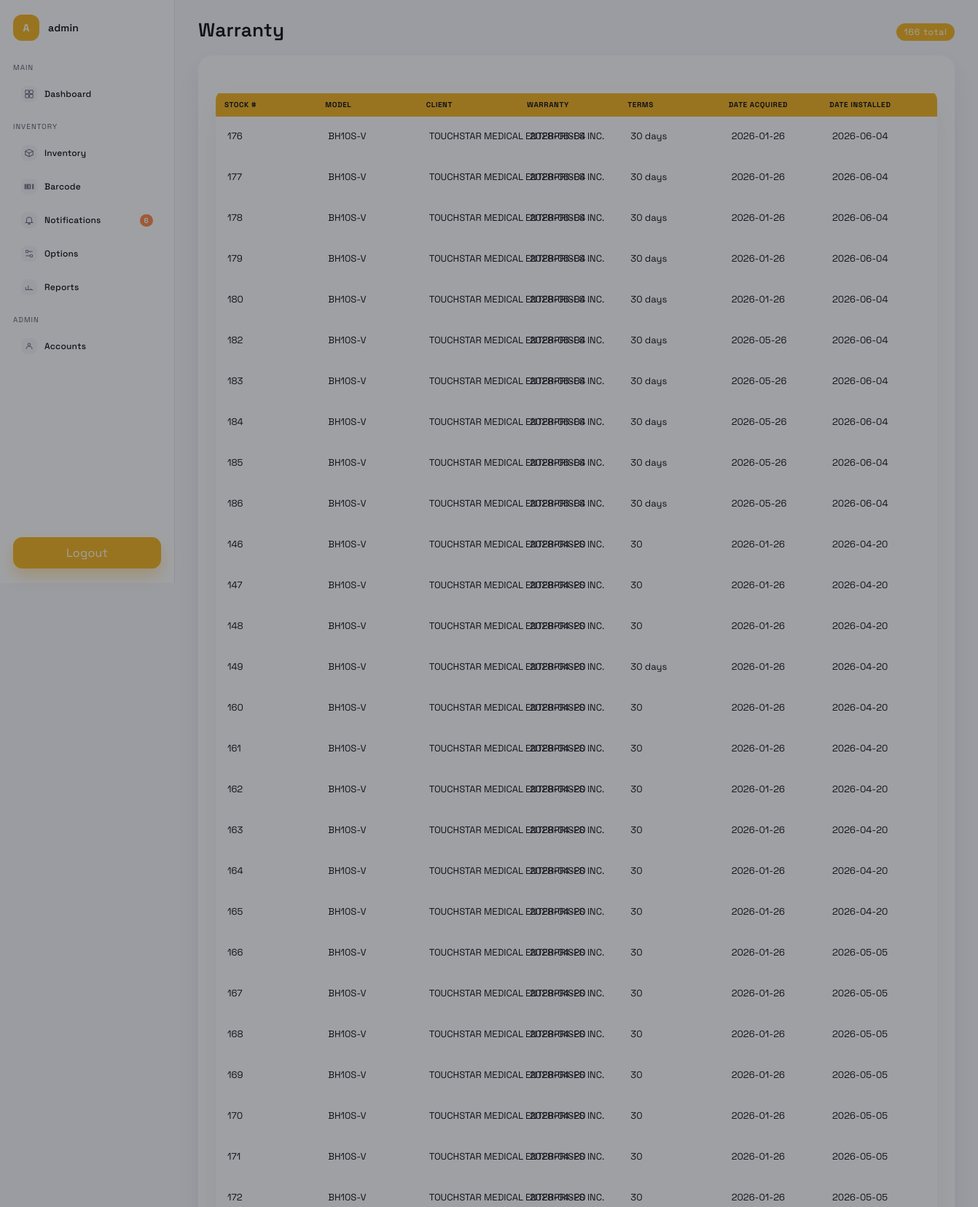
/warranty (signed in, upper part), run on the app's committed database.
### tables this page shows
CREATE TABLE inventory (
            id INTEGER PRIMARY KEY AUTOINCREMENT,
            stock_no TEXT,
            code TEXT,
            system TEXT,
            model TEXT,
            rating TEXT,
            status TEXT,
            serial_number TEXT,
            client TEXT,
            date_acquired TEXT,
            date_installed TEXT,
            dr_no TEXT,
            si_no TEXT,
            po TEXT,
            value_vat_ex TEXT,
            warranty TEXT,
            terms TEXT,
            remarks TEXT,
            created_at TEXT NOT NULL
        , category TEXT);

### app.py (the view)
@app.route("/warranty")
@login_required
def warranty():
    db = get_db()
    rows = db.execute(
        """
        SELECT *
        FROM inventory
        WHERE warranty IS NOT NULL AND TRIM(warranty) <> ''
        ORDER BY warranty DESC
        """
    ).fetchall()
    items = [row_to_dict(row) for row in rows]
    return render_template(
        "warranty.html",
        active_page="warranty",
        items=items,
        total_warranty=len(items),
    )

### app.py (called while the page is built, shortened)
@app.after_request
def add_no_cache_headers(response):
    if request.path.startswith("/api/") or request.path in {
        "/",
        "/inventory",
        "/clients",
        "/installations",
        "/warranty",
        "/reports",
        "/options",
    }:
        response.headers["Cache-Control"] = "no-store, no-cache, must-revalidate, max-age=0"
        response.headers["Pragma"] = "no-cache"
    return response

def get_db():
    if "db" not in g:
        os.makedirs(DATA_DIR, exist_ok=True)
        g.db = sqlite3.connect(DB_PATH)
        g.db.row_factory = sqlite3.Row
    return g.db

def login_required(view):
    @wraps(view)
    def wrapped(*args, **kwargs):
        if not session.get("user_id"):
            return redirect(url_for("login"))
        return view(*args, **kwargs)
    return wrapped

def row_to_dict(row):
    return {
        "id": row["id"],
        **{field: row[field] or "" for field in FIELDS},
        "created_at": row["created_at"] or "",
    }

def parse_warranty_date(value):
    if not value:
        return None
    raw = str(value).strip()
    if not raw:
        return None
    for fmt in ("%Y-%m-%d", "%m/%d/%Y", "%m/%d/%y"):
        try:
            return datetime.datetime.strptime(raw, fmt).date()
        except ValueError:
            continue
    try:
        return datetime.date.fromisoformat(raw)
    except ValueError:
        return None

def get_current_user():
    user_id = session.get("user_id")
    if not user_id:
        return None
    db = get_db()
    row = db.execute(
        "SELECT username, role, COALESCE(display_name, username) AS display_name FROM users WHERE id = ?",
        (user_id,),
    ).fetchone()
    if not row:
        return None
    name = row["display_name"] or row["username"]
    initials = "".join(part[0] for part in name.split() if part).upper()[:2]
    return {
        "name": name,
        "role": row["role"],
        "initials": initials or "?",
    }

@app.before_request
def startup():
    global _startup_done

### templates/warranty.html
{% extends "base.html" %}
{% block content %}
<header class="topbar">
  <div class="title">
    <h1>Warranty</h1>
  </div>
  <div class="actions">
    <span class="tag">{{ total_warranty }} total</span>
  </div>
</header>
<section class="panel">
  <div class="table-wrap">
    <table>
      <thead>
        <tr>
          <th>Stock #</th>
          <th>Model</th>
          <th>Client</th>
          <th>Warranty</th>
          <th>Terms</th>
          <th>Date Acquired</th>
          <th>Date Installed</th>
        </tr>
      </thead>
      <tbody>
        {% for item in items %}
        <tr>
          <td>{{ item.stock_no }}</td>
          <td>{{ item.model }}</td>
          <td>{{ item.client }}</td>
          <td>{{ item.warranty }}</td>
          <td>{{ item.terms }}</td>
          <td>{{ item.date_acquired }}</td>
          <td>{{ item.date_installed }}</td>
        </tr>
        {% endfor %}
      </tbody>
    </table>
  </div>
</section>
{% endblock %}

### static/styles.css (style rules this page uses)
:root { --ink: #11121a; --muted: #5b5f70; --orange: #f5b625; --orange-deep: #e69b00; --orange-soft: #fff3d6; --glass: #ffffff; --shadow: rgba(17, 18, 26, 0.08); }
* { box-sizing: border-box; }
body { margin: 0; font-family: "Space Grotesk", "Segoe UI", sans-serif; color: var(--ink); min-height: 100vh; background: #f6f7fb; }
.topbar { display: flex; justify-content: space-between; align-items: center; margin-bottom: 18px; gap: 16px; }
.title h1 { font-family: "Space Grotesk", "Segoe UI", sans-serif; margin: 0; font-size: 26px; font-weight: 600; letter-spacing: 0.2px; }
.tag { display: inline-flex; margin-top: 6px; padding: 4px 10px; background: var(--orange); color: #fff; border-radius: 999px; font-size: 12px; letter-spacing: 1px; }
.actions { display: flex; gap: 12px; flex-wrap: wrap; }
.panel { background: var(--glass); border-radius: 20px; box-shadow: 0 16px 32px rgba(17, 18, 26, 0.06); padding: 24px; animation: slideUp 0.6s ease-out; }
.panel .table-wrap { margin-top: 22px; padding-top: 6px; }
.table-wrap { overflow-x: auto; border-radius: 16px; border: none; box-shadow: 0 16px 40px rgba(17, 18, 26, 0.06); background: #fff; }
table { width: 100%; border-collapse: separate; border-spacing: 0; table-layout: fixed; min-width: 980px; }
th, td { padding: 14px 16px; text-align: left; font-size: 13px; white-space: nowrap; line-height: 1.4; border: none; }
th:last-child, td:last-child { width: 160px; }
thead { background: #f5b625; color: #11121a; text-transform: uppercase; letter-spacing: 0.6px; font-size: 11px; }
thead th { white-space: normal; line-height: 1.15; font-size: 10px; padding: 10px 12px; word-break: break-word; }
tbody tr { background: #fff; height: 56px; }

### data on the page
inventory: stock_no "176", model "BH10S-V", client "TOUCHSTAR MEDICAL ENTERPRISES INC.", warranty "2028-06-04", terms "30 days", date_acquired "2026-01-26", date_installed "2026-06-04"
inventory: stock_no "177", model "BH10S-V", client "TOUCHSTAR MEDICAL ENTERPRISES INC.", warranty "2028-06-04", terms "30 days", date_acquired "2026-01-26", date_installed "2026-06-04"
inventory: stock_no "178", model "BH10S-V", client "TOUCHSTAR MEDICAL ENTERPRISES INC.", warranty "2028-06-04", terms "30 days", date_acquired "2026-01-26", date_installed "2026-06-04"
inventory: stock_no "179", model "BH10S-V", client "TOUCHSTAR MEDICAL ENTERPRISES INC.", warranty "2028-06-04", terms "30 days", date_acquired "2026-01-26", date_installed "2026-06-04"
inventory: stock_no "180", model "BH10S-V", client "TOUCHSTAR MEDICAL ENTERPRISES INC.", warranty "2028-06-04", terms "30 days", date_acquired "2026-01-26", date_installed "2026-06-04"
inventory: stock_no "182", model "BH10S-V", client "TOUCHSTAR MEDICAL ENTERPRISES INC.", warranty "2028-06-04", terms "30 days", date_acquired "2026-05-26", date_installed "2026-06-04"
inventory: stock_no "183", model "BH10S-V", client "TOUCHSTAR MEDICAL ENTERPRISES INC.", warranty "2028-06-04", terms "30 days", date_acquired "2026-05-26", date_installed "2026-06-04"
inventory: stock_no "184", model "BH10S-V", client "TOUCHSTAR MEDICAL ENTERPRISES INC.", warranty "2028-06-04", terms "30 days", date_acquired "2026-05-26", date_installed "2026-06-04"
inventory: stock_no "185", model "BH10S-V", client "TOUCHSTAR MEDICAL ENTERPRISES INC.", warranty "2028-06-04", terms "30 days", date_acquired "2026-05-26", date_installed "2026-06-04"
inventory: stock_no "186", model "BH10S-V", client "TOUCHSTAR MEDICAL ENTERPRISES INC.", warranty "2028-06-04", terms "30 days", date_acquired "2026-05-26", date_installed "2026-06-04"
inventory: stock_no "146", model "BH10S-V", client "TOUCHSTAR MEDICAL ENTERPRISES INC.", warranty "2028-04-20", terms "30", date_acquired "2026-01-26", date_installed "2026-04-20"
inventory: stock_no "147", model "BH10S-V", client "TOUCHSTAR MEDICAL ENTERPRISES INC.", warranty "2028-04-20", terms "30", date_acquired "2026-01-26", date_installed "2026-04-20"
inventory: stock_no "148", model "BH10S-V", client "TOUCHSTAR MEDICAL ENTERPRISES INC.", warranty "2028-04-20", terms "30", date_acquired "2026-01-26", date_installed "2026-04-20"
inventory: stock_no "149", model "BH10S-V", client "TOUCHSTAR MEDICAL ENTERPRISES INC.", warranty "2028-04-20", terms "30 days", date_acquired "2026-01-26", date_installed "2026-04-20"
inventory: stock_no "160", model "BH10S-V", client "TOUCHSTAR MEDICAL ENTERPRISES INC.", warranty "2028-04-20", terms "30", date_acquired "2026-01-26", date_installed "2026-04-20"
inventory: stock_no "161", model "BH10S-V", client "TOUCHSTAR MEDICAL ENTERPRISES INC.", warranty "2028-04-20", terms "30", date_acquired "2026-01-26", date_installed "2026-04-20"
inventory: stock_no "162", model "BH10S-V", client "TOUCHSTAR MEDICAL ENTERPRISES INC.", warranty "2028-04-20", terms "30", date_acquired "2026-01-26", date_installed "2026-04-20"
inventory: stock_no "163", model "BH10S-V", client "TOUCHSTAR MEDICAL ENTERPRISES INC.", warranty "2028-04-20", terms "30", date_acquired "2026-01-26", date_installed "2026-04-20"
inventory: stock_no "164", model "BH10S-V", client "TOUCHSTAR MEDICAL ENTERPRISES INC.", warranty "2028-04-20", terms "30", date_acquired "2026-01-26", date_installed "2026-04-20"
inventory: stock_no "165", model "BH10S-V", client "TOUCHSTAR MEDICAL ENTERPRISES INC.", warranty "2028-04-20", terms "30", date_acquired "2026-01-26", date_installed "2026-04-20"
inventory: stock_no "166", model "BH10S-V", client "TOUCHSTAR MEDICAL ENTERPRISES INC.", warranty "2028-04-20", terms "30", date_acquired "2026-01-26", date_installed "2026-05-05"
inventory: stock_no "167", model "BH10S-V", client "TOUCHSTAR MEDICAL ENTERPRISES INC.", warranty "2028-04-20", terms "30", date_acquired "2026-01-26", date_installed "2026-05-05"
inventory: stock_no "168", model "BH10S-V", client "TOUCHSTAR MEDICAL ENTERPRISES INC.", warranty "2028-04-20", terms "30", date_acquired "2026-01-26", date_installed "2026-05-05"
inventory: stock_no "169", model "BH10S-V", client "TOUCHSTAR MEDICAL ENTERPRISES INC.", warranty "2028-04-20", terms "30", date_acquired "2026-01-26", date_installed "2026-05-05"
inventory: stock_no "170", model "BH10S-V", client "TOUCHSTAR MEDICAL ENTERPRISES INC.", warranty "2028-04-20", terms "30", date_acquired "2026-01-26", date_installed "2026-05-05"
inventory: stock_no "171", model "BH10S-V", client "TOUCHSTAR MEDICAL ENTERPRISES INC.", warranty "2028-04-20", terms "30", date_acquired "2026-01-26", date_installed "2026-05-05"
inventory: stock_no "172", model "BH10S-V", client "TOUCHSTAR MEDICAL ENTERPRISES INC.", warranty "2028-04-20", terms "30", date_acquired "2026-01-26", date_installed "2026-05-05"

### other printed values
{{ current_user.initials if current_user else 'U' }} "A"
{{ current_user.name if current_user else 'Inventory Suite' }} "admin"
{{ notification_count }} "6"
{{ total_warranty }} "166"
